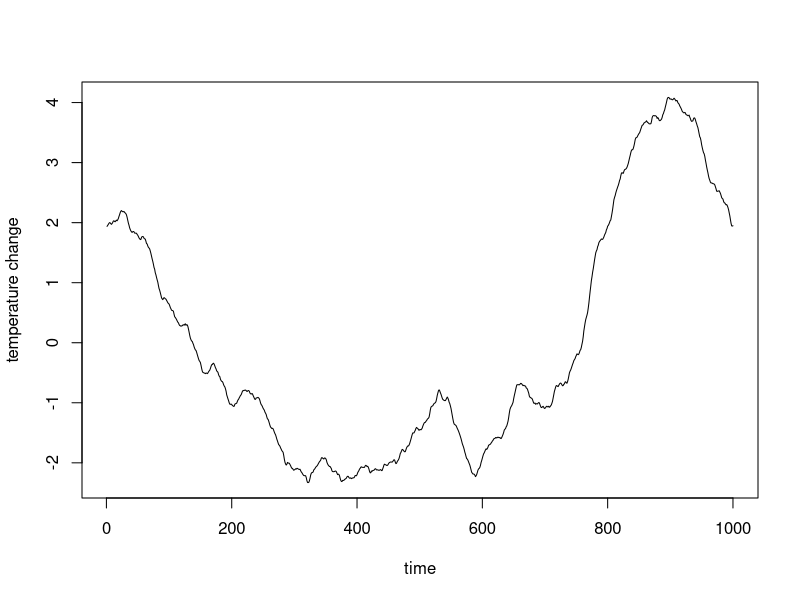
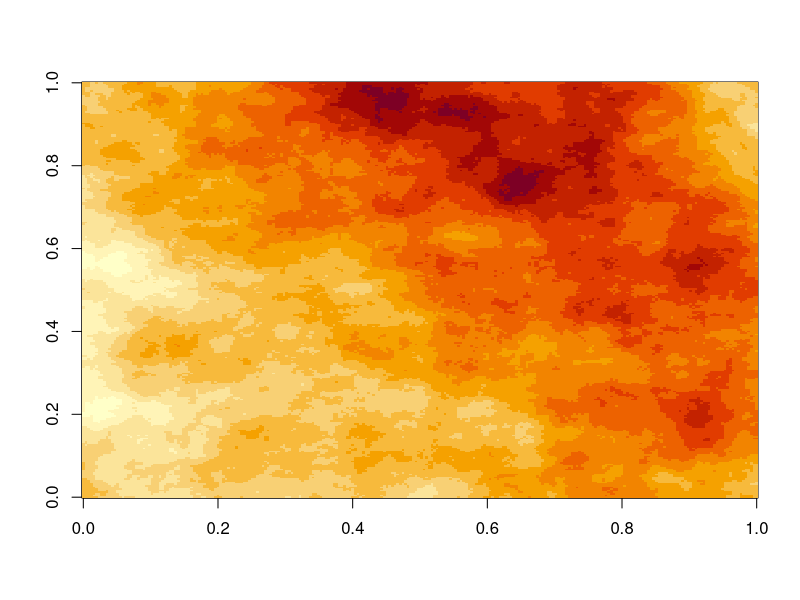
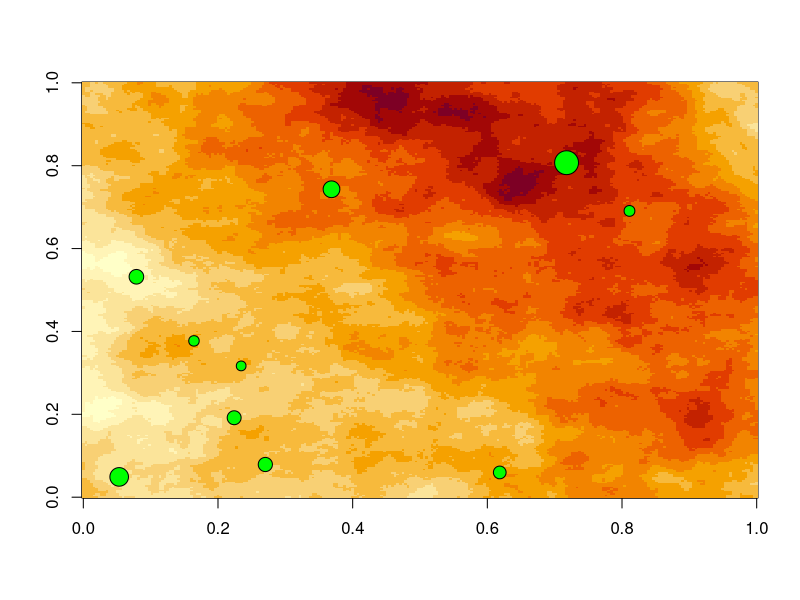
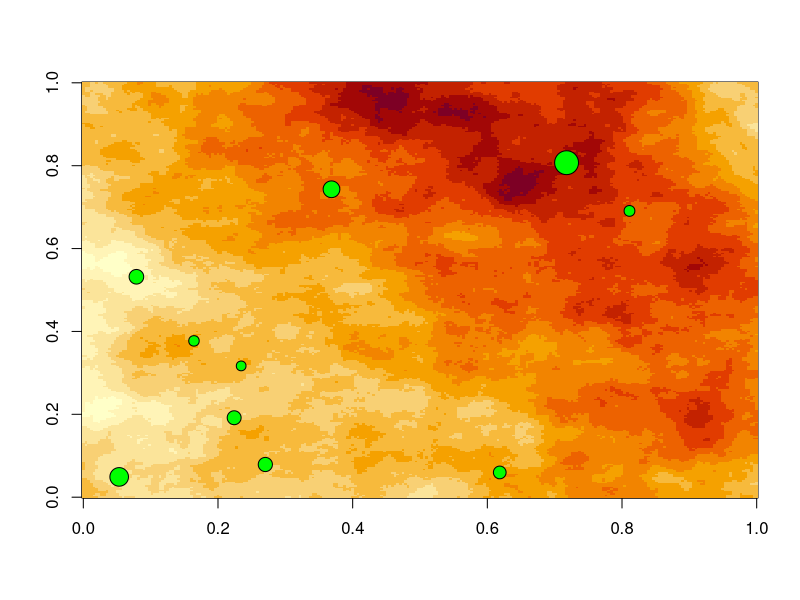

Generate these figures, in order, with R:
## ---- chunk 1

#' From tuneR package (implemented in the file Waveforms.R in tuneR source)
#'
#' Based on Timmer and Koening 1995: https://ui.adsabs.harvard.edu/abs/1995A\%26A...300..707T/abstract
#'
#' @param alpha: the slope of the power distribution (called omega in whitehead)
#' @param N: the length of the timeserie to generate
#' @export
TK95 <- function(N, alpha = 1){ 
    f <- seq(from=0, to=pi, length.out=(N/2+1))[-c(1,(N/2+1))] # Fourier frequencies
    f_ <- 1 / f^alpha # Power law
    RW <- sqrt(0.5*f_) * rnorm(N/2-1) # for the real part
    IW <- sqrt(0.5*f_) * rnorm(N/2-1) # for the imaginary part
    fR <- complex(real = c(rnorm(1), RW, rnorm(1), RW[(N/2-1):1]), 
                  imaginary = c(0, IW, 0, -IW[(N/2-1):1]), length.out=N)
     # Those complex numbers that are to be back transformed for Fourier Frequencies 0, 2pi/N, 2*2pi/N, ..., pi, ..., 2pi-1/N 
     # Choose in a way that frequencies are complex-conjugated and symmetric around pi 
     # 0 and pi do not need an imaginary part
    reihe <- fft(fR, inverse=TRUE) # go back into time domain
    return(Re(reihe)) # imaginary part is 0
}

#return spectrum of a timeserie
#' @export
getSpectrum <- function(x){
	N <- length(x)
    pw=8
	M <- 2^pw # zero-pad total length
    while(M<N){
        pw=pw+1
        M <- 2^pw
    }
	freq <- seq(0, 0.5, by = 1/M)
	x.zp <- c(x, rep(0, M-N))
	S.pgram <- (1/N)*abs(fft(x.zp)[1:(M/2+1)])^2
    S.pgram
}

#' Environment generator
#'
#' return a list of opitmum as a "1/f-noise" of N steps with sd = delta and the slope of it's spectrum decompoistion = -omega + possibility to increase the mean of the environment at a rate vt (in wich case the slop may not be -omega)
#'
#' @param omega the slope of the power distribution (called omega in whitehead)
#' @param delta the standard deviation of the global environmental fluctuation 
#' @param N the length of the timeserie to generate
#' @param vt if not NULL, the  mean of the optimum increase at a rate vt  
#' @return a list of N optima theta
#' @export
environment <- function(N,omega,delta,vt=NULL){
    ts=TK95(N,omega)
    ts=delta*ts/sd(ts)
    if(!is.null(vt))ts = ts + vt*1:N
    return(ts)
}

# white noise
#' @export
gauss <- function(N,mean,delta,v){
    sapply(1:N,function(t)rnorm(1,mean*v,delta))
}


## ---- chunk 2
tstep=1000
faketemp=environment(tstep,omega=3,delta=2)
plot(faketemp,type="l",ylab="temperature change",xlab="time")   
## ---- chunk 3
perlin_noise <- function( 
  n = 5,   m = 7,    # Size of the grid for the vector field
  N = 100, M = 100   # Dimension of the image
) {
  # For each point on this n*m grid, choose a unit 1 vector
  vector_field <- apply(
    array( rnorm( 2 * n * m ), dim = c(2,n,m) ),
    2:3,
    function(u) u / sqrt(sum(u^2))
  )
  f <- function(x,y) {
    # Find the grid cell in which the point (x,y) is
    i <- floor(x)
    j <- floor(y)
    stopifnot( i >= 1 || j >= 1 || i < n || j < m )
    # The 4 vectors, from the vector field, at the vertices of the square
    v1 <- vector_field[,i,j]
    v2 <- vector_field[,i+1,j]
    v3 <- vector_field[,i,j+1]
    v4 <- vector_field[,i+1,j+1]
    # Vectors from the point to the vertices
    u1 <- c(x,y) - c(i,j)
    u2 <- c(x,y) - c(i+1,j)
    u3 <- c(x,y) - c(i,j+1)
    u4 <- c(x,y) - c(i+1,j+1)
    # Scalar products
    a1 <- sum( v1 * u1 )
    a2 <- sum( v2 * u2 )
    a3 <- sum( v3 * u3 )
    a4 <- sum( v4 * u4 )
    # Weighted average of the scalar products
    s <- function(p) 3 * p^2 - 2 * p^3
    p <- s( x - i )
    q <- s( y - j )
    b1 <- (1-p)*a1 + p*a2
    b2 <- (1-p)*a3 + p*a4
    (1-q) * b1 + q * b2
  }
  xs <- seq(from = 1, to = n, length = N+1)[-(N+1)]
  ys <- seq(from = 1, to = m, length = M+1)[-(M+1)]
  outer( xs, ys, Vectorize(f) )
}


a <- .6
k <- 8
m <- perlin_noise(2,2,2^k,2^k)
for( i in 2:k )
  m <- m + a^i * perlin_noise(2^i,2^i,2^k,2^k)
image(m)
## ---- chunk 4
n=10
lat=runif(n)
lon=runif(n)
size=rexp(n)

image(m)
points(lon,lat,bg="green",pch=21,cex=size+1)
## ---- chunk 5

image(m)
points(lon,lat,bg="green",pch=21,cex=size+1)
